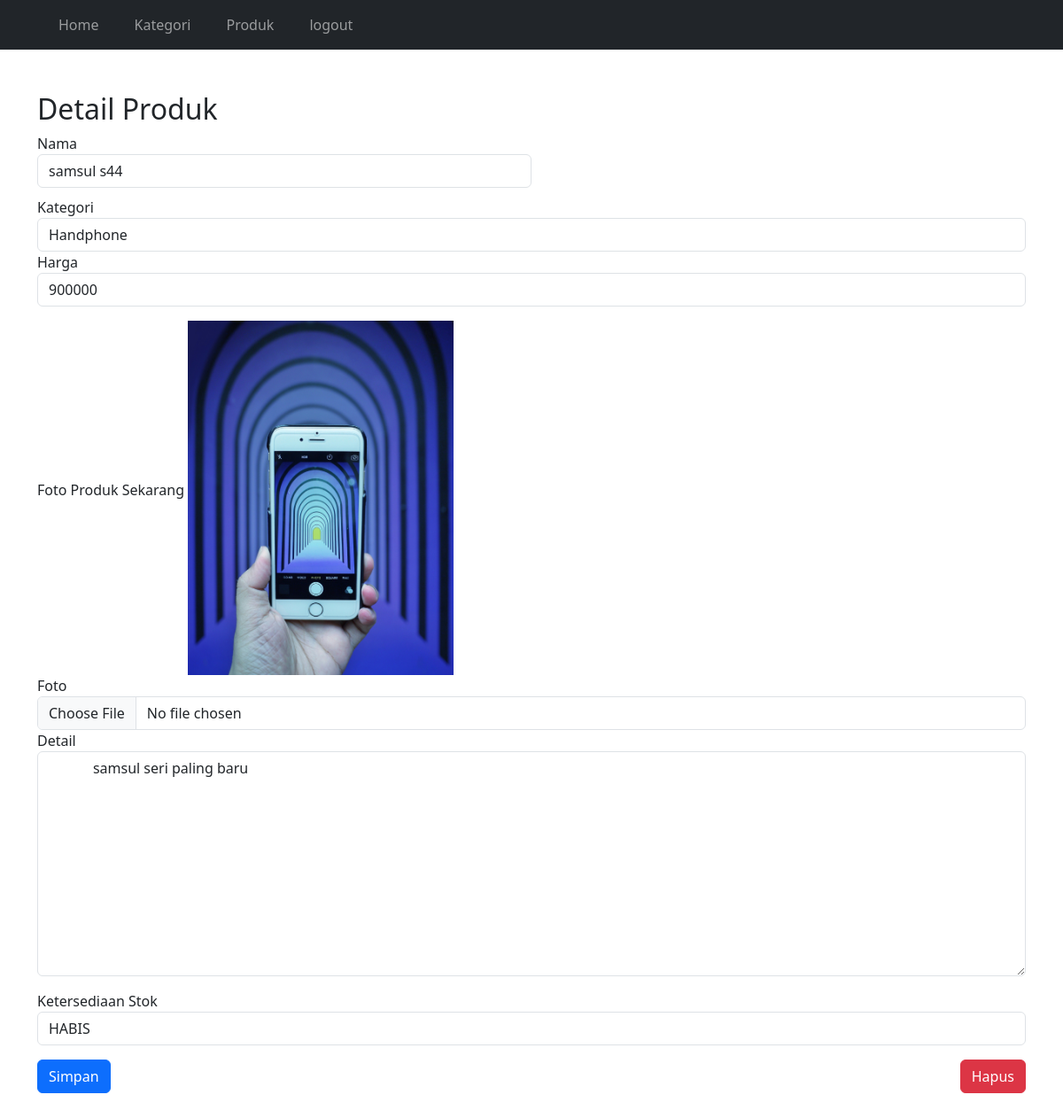
The page /adminpanel/Produk-detail.php?id=6 (signed in) on the database its author committed.
### tables this page shows
CREATE TABLE `produk` (
  `ID` int NOT NULL,
  `KATEGORI_ID` int NOT NULL,
  `NAMA` varchar(255) NOT NULL,
  `HARGA` double NOT NULL,
  `FOTO` varchar(255) DEFAULT NULL,
  `DETAIL` text,
  `KETERSEDIAAN_STOK` enum('HABIS','TERSEDIA') DEFAULT 'TERSEDIA'
);

CREATE TABLE `kategori` (
  `ID` int NOT NULL,
  `NAMA` varchar(100) NOT NULL
);

### adminpanel/produk-detail.php (the view, shortened to what this page needs)
<?php
require "../koneksi.php";
$id = $_GET['id'];
$query = mysqli_query($con, "SELECT a.*, b.nama AS nama_kategori FROM produk a JOIN kategori b ON a.kategori_id = b.id WHERE a.id = '$id'");
$data = mysqli_fetch_array($query);
?>
<!DOCTYPE html>
<html lang="en">
<head>
<link href="https://cdn.jsdelivr.net/npm/bootstrap@5.3.3/dist/css/bootstrap.min.css" rel="stylesheet">
</head>
<body>
  <?php
  require "navbar.php"; ?>
  <div class="container mt-5">
    <h2>Detail Produk</h2>
    <div class="col-12 col-md-6">
      <form action="" method="post" enctype="multipart/form-data">
        <div>
          <label for="nama">Nama</label>
          <input type="text" id="nama" name="nama" value="<?php echo $data['NAMA'] ?>" class="form-control" autocomplete="off" required>
        </div>
    </div>
    <div>
      <label for="kategori">Kategori</label>
      <select name="kategori" id="kategori" class="form-control">
        <option value="" <?php echo $data['KATEGORI_ID']; ?>><?php echo $data['nama_kategori']; ?></option>
      </select>
    </div>
    <div>
      <label for="harga">Harga</label>
      <input type="number" class="form-control" value="<?php echo $data['HARGA'] ?>" name="harga">
    </div>
    <div>
      <label for="currentFoto">Foto Produk Sekarang</label>
      <img src="../img/<?php echo $data['FOTO']; ?>" alt="Foto Produk" width="300px" class="mt-3">
    </div>
    <div>
      <label for="foto">Foto</label>
      <input type="file" name="foto" id="foto" class="form-control">
    </div>
    <div>
      <label for="detail">Detail</label>
      <textarea name="detail" id="detail" cols="30" rows="10" class="form-control">
            <?php echo $data['DETAIL']; ?>
          </textarea>
    </div>
    <div>
      <label for="ketersediaan_stok" class="mt-3 ">Ketersediaan Stok</label>
      <select name="ketersediaan_stok" id="ketersediaan_stok" class="form-control">
        <option value="<?php echo $data['KETERSEDIAAN_STOK'] ?>"><?php echo $data['KETERSEDIAAN_STOK'] ?></option>
      </select>
    </div>
    <div class="d-flex justify-content-between">
      <button type="submit" name="simpan" class="btn btn-primary mt-3 mb-5">Simpan</button>
      <button type="submit" name="hapus" class="btn btn-danger mt-3 mb-5">Hapus</button>
    </div>
  </div>
<script src="https://cdn.jsdelivr.net/npm/bootstrap@5.3.3/dist/js/bootstrap.bundle.min.js"></script></body>
</html>

### adminpanel/produk-detail.php (style rules this page uses)
form div { margin-bottom: 10px; }

### rows shown on the page
produk: nama "samsul s44", kategori "Handphone", harga "900000", FOTO (picture), detail "samsul seri paling baru", ketersediaan_stok "HABIS"
